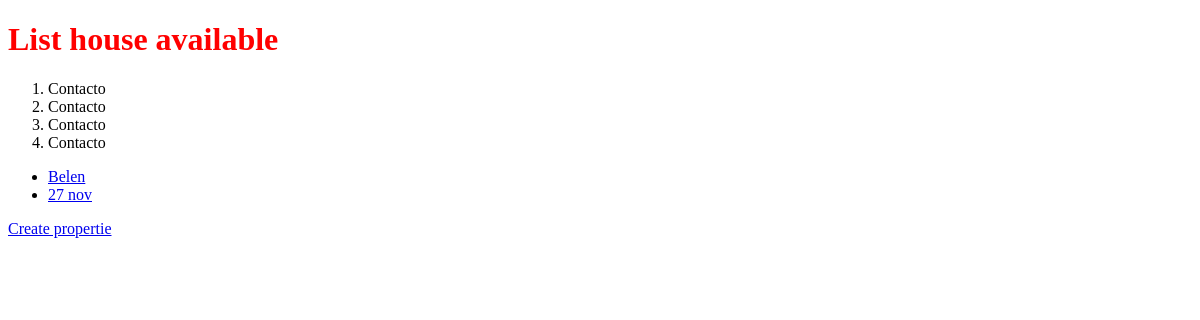
Before: /propertie/ with the older database file.
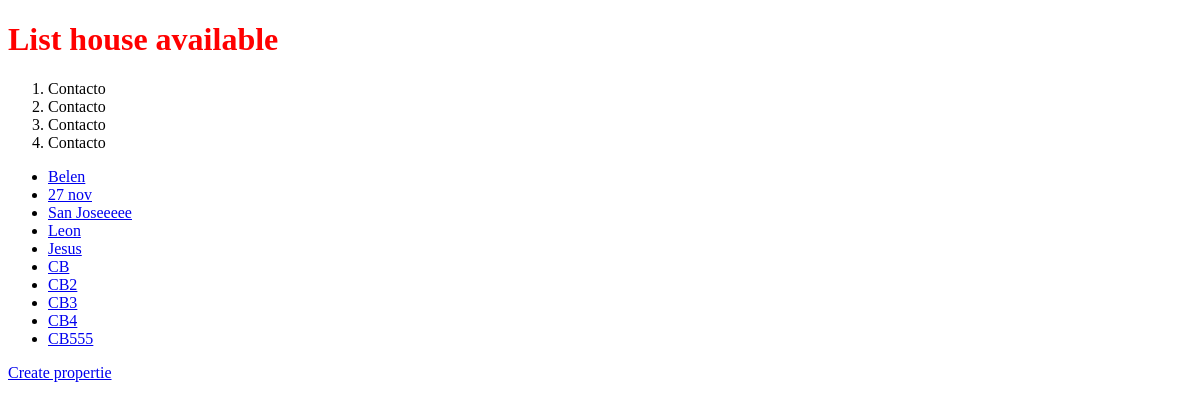
After: the same page with the newer database file.
### propertie/models.py (models this page shows)
class Casa(models.Model):
    street = models.CharField(max_length = 50)
    city = models.CharField(max_length = 50)
    def __str__(self):
        return self.street

### propertie/views.py (the view)
# urls.py: path("", views.IndexView.as_view(), name = "index"),
class IndexView(generic.ListView):
    model = Casa
    template_name = "index.html"
    context_object_name = "houses"

### propertie/templates/index.html (shortened to what this page needs)
<!DOCTYPE html>
<html lang="en">
<head>
    {% load static %}
    <link rel="stylesheet" href = {% static 'style.css' %}>
</head>
<body>
    <h1>List house available</h1>
    <header>
        <nav>
            <ol>
                <li>Contacto</li>
                <li>Contacto</li>
                <li>Contacto</li>
                <li>Contacto</li>
            </ol>
        </nav>
    </header>
    <main>
        <div class = "list-houses">
            <ul>
                {% for item in houses %}
                    <li><a href="{% url 'propertie:detail' item.id %}">{{ item }}</a></li>
                {% endfor %}
            </ul>
        </div>
    </main>
    <a href="{% url 'propertie:create' %}">Create propertie</a>
</body>
</html>

### propertie/static/style.css (style rules this page uses)
h1 { color: red; }

Changed rows visible on the page:
added Casa: street "San Joseeeee"
added Casa: street "Leon"
added Casa: street "Jesus"
added Casa: street "CB"
added Casa: street "CB2"
added Casa: street "CB3"
added Casa: street "CB4"
added Casa: street "CB555"
